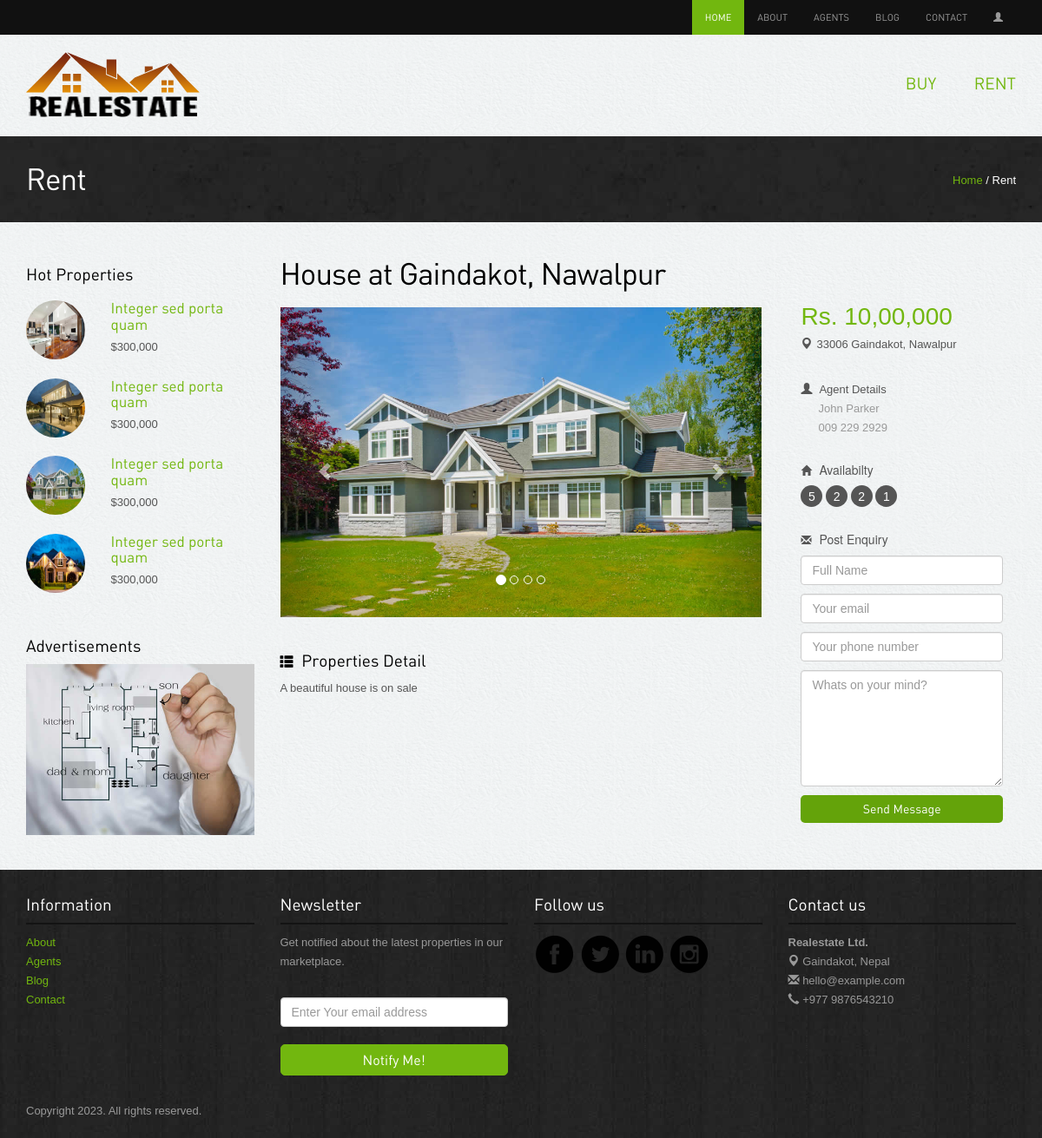
Before: /property-details/buy/1/ with the older database file.
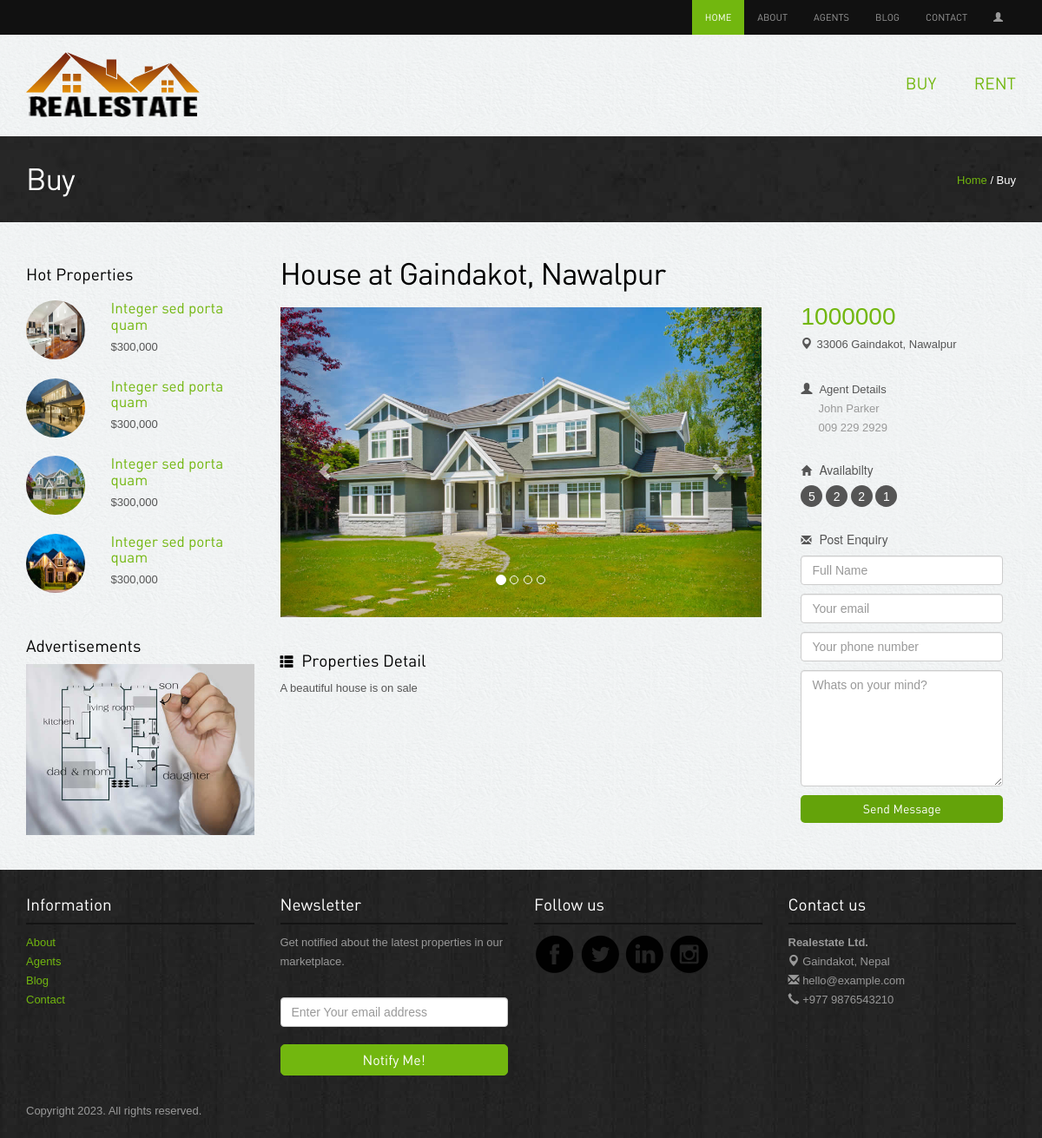
After: the same page with the newer database file.
### app/models.py (models this page shows)
class Property(models.Model):
    STATUS_CHOICES = [
        ("Select", "Select"),
        ("Available", "Available"),
        ("Rented", "Rented"),
        ("Sold", "Sold"),
    ]
    TYPE_CHOICES = [
        ("House", "House"),
        ("Land", "Land"),
        ("Apartment", "Apartment"),
        ("Commercial", "Commercial"),
    ]
    FOR_CHOICES = [
        ("Buyer", "Buyer"),
        ("Renter", "Renter"),
    ]
    property_type = models.CharField(
        max_length=100, choices=TYPE_CHOICES, default="select"
    )
    property_for = models.CharField(
        max_length=20, choices=FOR_CHOICES, default="select"
    )
    image = models.ImageField(blank=True, upload_to=image_validations)
    price = models.CharField(max_length=20, blank=True)
    city = models.CharField(max_length=50)
    district = models.CharField(max_length=200)
    zip_code = models.CharField(max_length=20)
    description = models.TextField()
    status = models.CharField(max_length=20, choices=STATUS_CHOICES, default="Select")
    def __str__(self):
        return f"{self.property_type} at {self.city}, {self.district}"

### app/views.py (the view, shortened to what this page needs)
class propertyDetailsPage(DetailView):
    template_name = "property-details.html"
    def get(self, request, model, pk):
        if model == "buy":
            property = get_object_or_404(Property, pk=pk)
        elif model == "rent":
            property = get_object_or_404(Property, pk=pk)
        return render(request, self.template_name, {"property": property})

### templates/property-details.html (shortened to what this page needs)
{% extends 'home.html' %}
{% load static %}
{% block content %}
<div class="inside-banner">
  <div class="container">
    {% if property.property_for == 'Buyer' %}
    <span class="pull-right"><a href="{% url 'home' %}">Home</a> / Buy</span>
    <h2>Buy</h2>
    {% else %}
    <span class="pull-right"><a href="{% url 'home' %}">Home</a> / Rent</span>
    <h2>Rent</h2>
    {% endif %}
  </div>
</div>
<div class="container">
  <div class="properties-listing spacer">
    <div class="row">
      <div class="col-lg-3 col-sm-4 hidden-xs">
        <div class="hot-properties hidden-xs">
          <h4>Hot Properties</h4>
          <div class="row">
            <div class="col-lg-4 col-sm-5"><img src="{% static 'images/properties/4.jpg' %}" class=" img-responsive
                img-circle" alt="properties" /></div>
            <div class="col-lg-8 col-sm-7">
              <h5><a href="#">Integer sed porta quam</a></h5>
              <p class="price">$300,000</p>
            </div>
          </div>
          <div class="row">
            <div class="col-lg-4 col-sm-5"><img src="{% static 'images/properties/1.jpg' %}" class=" img-responsive
                img-circle" alt="properties" /></div>
            <div class="col-lg-8 col-sm-7">
              <h5><a href="#">Integer sed porta quam</a></h5>
              <p class="price">$300,000</p>
            </div>
          </div>
          <div class="row">
            <div class="col-lg-4 col-sm-5"><img src="{% static 'images/properties/3.jpg' %}" class=" img-responsive
                img-circle" alt="properties" /></div>
            <div class="col-lg-8 col-sm-7">
              <h5><a href="#">Integer sed porta quam</a></h5>
              <p class="price">$300,000</p>
            </div>
          </div>
          <div class="row">
            <div class="col-lg-4 col-sm-5"><img src="{% static 'images/properties/2.jpg' %}" class=" img-responsive
                img-circle" alt="properties" /></div>
            <div class="col-lg-8 col-sm-7">
              <h5><a href="#">Integer sed porta quam</a></h5>
              <p class="price">$300,000</p>
            </div>
          </div>
        </div>
        <div class="advertisement">
          <h4>Advertisements</h4>
          <img src="{% static 'images/advertisements.jpg' %}" class=" img-responsive" alt="advertisement">
        </div>
      </div>
      <div class="col-lg-9 col-sm-8 ">
        {% if property %}
        <h2>{{property}}</h2>
        <div class="row">
          <div class="col-lg-8">
            <div class="property-images">
              <div id="myCarousel" class="carousel slide" data-ride="carousel">
                <ol class="carousel-indicators hidden-xs">
                  <li data-target="#myCarousel" data-slide-to="0" class="active"></li>
                  <li data-target="#myCarousel" data-slide-to="1" class=""></li>
                  <li data-target="#myCarousel" data-slide-to="2" class=""></li>
                  <li data-target="#myCarousel" data-slide-to="3" class=""></li>
                </ol>
                <div class="carousel-inner">
                  <div class="item active">
                    <img src="{{property.image.url}}" class=" properties" alt="properties" />
                  </div>
                </div>
                <a class="left carousel-control" href="#myCarousel" data-slide="prev"><span
                    class="glyphicon glyphicon-chevron-left"></span></a>
                <a class="right carousel-control" href="#myCarousel" data-slide="next"><span
                    class="glyphicon glyphicon-chevron-right"></span></a>
              </div>
            </div>
            <div class="spacer">
              <h4><span class="glyphicon glyphicon-th-list"></span> Properties Detail</h4>
              <p>{{property.description}}</p>
            </div>
          </div>
          <div class="col-lg-4">
            <div class="col-lg-12  col-sm-6">
              <div class="property-info">
                <p class="price">{{property.price}}</p>
                <p class="area"><span class="glyphicon glyphicon-map-marker"></span>{{property.zip_code}}
                  {{property.city}},
                  {{property.district}}
                </p>
                {% endif %}
                <div class="profile">
                  <span class="glyphicon glyphicon-user"></span> Agent Details
                  <p>John Parker<br>009 229 2929</p>
                </div>
              </div>
              <h6><span class="glyphicon glyphicon-home"></span> Availabilty</h6>
              <div class="listing-detail">
                <span data-toggle="tooltip" data-placement="bottom" data-original-title="Bed Room">5</span> <span
                  data-toggle="tooltip" data-placement="bottom" data-original-title="Living Room">2</span> <span
                  data-toggle="tooltip" data-placement="bottom" data-original-title="Parking">2</span> <span
                  data-toggle="tooltip" data-placement="bottom" data-original-title="Kitchen">1</span>
              </div>
            </div>
            <div class="col-lg-12 col-sm-6 ">
              <div class="enquiry">
                <h6><span class="glyphicon glyphicon-envelope"></span> Post Enquiry</h6>
                <form method="post" role="form" enctype="multipart/form-data">
                  <input type="text" class="form-control" placeholder="Full Name" name="full_name" />
                  <input type="text" class="form-control" placeholder="Your email" name="email_address" />
                  <input type="text" class="form-control" placeholder="Your phone number" name="phone_number" />
                  <textarea rows="6" class="form-control" placeholder="Whats on your mind?" name="message"></textarea>
                  <button type="submit" class="btn btn-primary" name="Submit">Send Message</button>
                </form>
              </div>
            </div>
          </div>
        </div>
      </div>
    </div>
  </div>
</div>
{% endblock %}

### templates/home.html (shortened to what this page needs)
{% extends 'index.html' %}
{% load static %}
{% block BeforeLogin %}
{% if user.is_authenticated %}
<li class="active"><a href="{% url 'home' %}">Home</a></li>
{% else %}
<li class="active"><a href="{% url 'index' %}">Home</a></li>
{% endif %}
{% endblock %}
{% block loginstatus %}
{% if user.is_authenticated %}
<li class="nav-item dropdown">
  <a class="nav-link dropdown-toggle" href="#" id="navbarDropdown" role="button" data-toggle="dropdown"
    aria-haspopup="true" aria-expanded="false"><strong>Welcome, {{ user.username }} </strong> &nbsp;<span
      class="glyphicon glyphicon-user"></span>
  </a>
  <div class="dropdown-menu" aria-labelledby="navbarDropdown">
    <a class="dropdown-item" href="{% url 'profile' %}"><b>View Profile</b></a>
    <div class="dropdown-divider"></div>
    <a class="dropdown-item" href="{% url 'logout' %}"><b>Logout</b></a>
  </div>
</li>
{% else %}
<li><a href="{% url 'login' %}"><span class="glyphicon glyphicon-user"></span></a></li>
{% endif %}
{% endblock %}

### templates/index.html (shortened to what this page needs)
<!DOCTYPE html>
<html lang="en">
{% load static %}
<head>
  <link rel="stylesheet" href="{% static 'assets/bootstrap/css/bootstrap.css' %}" />
  <link rel="stylesheet" href="{% static 'assets/style.css' %}" />
  <link rel="stylesheet" href="https://cdnjs.cloudflare.com/ajax/libs/dropzone/5.9.3/dropzone.min.css" />
  <link rel="stylesheet" href="{% static 'assets/owl-carousel/owl.carousel.css' %}">
  <link rel="stylesheet" href="{% static 'assets/owl-carousel/owl.theme.css' %}">
  <link rel="stylesheet" type="text/css" href="{% static 'assets/slitslider/css/style.css' %}" />
  <link rel="stylesheet" type="text/css" href="{% static 'assets/slitslider/css/custom.css' %}" />
</head>
<body>
  {% block header %}
  <div class="navbar-wrapper">
    <div class="navbar-inverse" role="navigation">
      <div class="container">
        <div class="navbar-collapse  collapse">
          <ul class="nav navbar-nav navbar-right">
            {% block BeforeLogin %}{% endblock %}
            <li><a href="{% url 'about' %}">About</a></li>
            <li><a href="{% url 'agents' %}">Agents</a></li>
            <li><a href="{% url 'blog' %}">Blog</a></li>
            <li><a href="{% url 'contact' %}">Contact</a></li>
            {% block loginstatus %}{% endblock %}
          </ul>
        </div>
      </div>
    </div>
  </div>
  {% endblock %}
  {% block subheader %}
  <div class="container">
    <div class="header">
      <a href="{% url 'home' %}"><img src="{% static 'images/logo.png' %}" alt="Realestate"></a>
      <ul class="pull-right">
        <li><a href="{% url 'buy' %}">Buy</a></li>
        <li><a href="{% url 'rent' %}">Rent</a></li>
      </ul>
    </div>
  </div>
  {% endblock %}
  {% block content %}{% endblock %}
  {% block footer %}
  <div class="footer">
    <div class="container">
      <div class="row">
        <div class="col-lg-3 col-sm-3">
          <h4>Information</h4>
          <ul class="row">
            <li class="col-lg-12 col-sm-12 col-xs-3"><a href="{% url 'about' %}">About</a></li>
            <li class="col-lg-12 col-sm-12 col-xs-3"><a href="{% url 'agents' %}">Agents</a></li>
            <li class="col-lg-12 col-sm-12 col-xs-3"><a href="{% url 'blog' %}">Blog</a></li>
            <li class="col-lg-12 col-sm-12 col-xs-3"><a href="{% url 'contact' %}">Contact</a></li>
          </ul>
        </div>
        <div class="col-lg-3 col-sm-3">
          <h4>Newsletter</h4>
          <p>Get notified about the latest properties in our marketplace.</p>
          <form class="form-inline" role="form">
            <input type="text" placeholder="Enter Your email address" class="form-control">
            <button class="btn btn-success" type="button">Notify Me!</button>
          </form>
        </div>
        <div class="col-lg-3 col-sm-3">
          <h4>Follow us</h4>
          <a href="https://www.facebook.com/sandeepsharmag35" target="_blank"><img
              src="{% static 'images/facebook.png' %}" alt="facebook"></a>
          <a href="https://twitter.com/slayrant/" target="_blank"><img src="{% static 'images/twitter.png' %}"
              alt="twitter"></a>
          <a href="#"><img src="{% static 'images/linkedin.png' %}" target="_blank" alt="linkedin"></a>
          <a href="https://instagram.com/sandip.slayrant/" target="_blank"><img
              src="{% static 'images/instagram.png' %}" alt="instagram"></a>
        </div>
        <div class="col-lg-3 col-sm-3">
          <h4>Contact us</h4>
          <p><b>Realestate Ltd.</b><br>
            <span class="glyphicon glyphicon-map-marker"></span> Gaindakot, Nepal <br>
            <span class="glyphicon glyphicon-envelope"></span> hello@example.com<br>
            <span class="glyphicon glyphicon-earphone"></span> +977 9876543210
          </p>
        </div>
      </div>
      <p class="copyright">Copyright 2023. All rights reserved. </p>
    </div>
  </div>
  {% endblock %}
</body>
</html>

### static/assets/style.css (style rules this page uses)
body { color:#555; font:normal 13px/22px Arial; background:url(../images/bgmain.png) #eee; }
h1,h2,h3,h4,h5 { font-weight:normal; font-family: din;margin: 0;padding: 0;color: #000 }
h2 { font-size: 35px; letter-spacing: -1px;margin-bottom: 20px; }
h4 { margin: 10px 0; font-size: 19px; }
h5 { margin: 0 0 5px 0; font-size: 17px; }
h6 { margin: 0 0 10px 0; font-size: 14px; }
h4 span { margin-right: 5px; font-size: 15px; }
h6 span { margin-right: 5px; font-size: 12px; }
p { margin-bottom: 30px; }
a { color:#72b70f; text-decoration:none;outline: none; }
.spacer { margin-top: 40px;margin-bottom:40px; }
select,input { outline: 0; margin-bottom: 20px; }
.btn { border-radius: 5px; font-family: din; outline: none; }
.btn-success { background: #72b70f;border:1px solid #72b70f;padding:6px 20px; font-size:16px; width: 100%; }
.btn-primary { background: #64a30a;border:none;width: 100%;border-radius: 20px; }
.header { padding: 20px 0; }
.header ul { list-style: none;margin: 0; padding: 0;margin-top: 25px; }
.header ul li { display: inline-block; padding: 0 0 0 40px; }
.header ul li a { font-size: 19px;font-family: din;text-transform: uppercase; }
.navbar-inverse { background-color: #111; }
.navbar-inverse .navbar-nav > li > a { font-size: 11px;padding-top: 10px;padding-bottom: 10px;font-family: din;text-transform: uppercase; }
.navbar-inverse .navbar-nav > .active > a, .navbar-inverse .navbar-nav > .active > a:hover, .navbar-inverse .navbar-nav > .active > a:focus { background-color: #72b70f; }
.listing-detail { margin-bottom: 30px; }
.listing-detail span { color: #fff; width: 25px; height: 25px; background-color: #555;display: inline-block;border-radius:25px; text-align: center;line-height: 26px; font-size: 14px;cursor: crosshair; }
.inside-banner { background:url(../images/bginside.jpg) #222;color: #fff; padding: 30px 0; }
.inside-banner h2 { margin: 0; color: #fff; }
.inside-banner span { margin-top: 10px; }
.hot-properties { margin-bottom: 50px; }
.hot-properties img { width: 68px; height: 68px; }
.hot-properties h4 { margin-bottom: 20px; }
.hot-properties .row { margin-bottom: 20px; }
.hot-properties .row p { margin-bottom: 5px; }
.property-info { margin:0 0 30px 0; }
.property-info span { margin-right: 5px; }
.property-info p { margin-bottom:10px; }
.property-info p.price { font-size: 28px;color: #72b70f;padding:0;border-radius: 5px; }
.property-info .profile { margin-top: 30px; }
.property-info .profile p { padding-left: 20px; color: #999; }
.enquiry input,.enquiry textarea { margin-bottom: 10px; }
.enquiry button { border-radius: 5px; }
.footer { background:url(../images/bg.jpg) #222; padding: 20px 0; color: #999; }
.footer h4 { color: #fff;border-bottom: 2px solid #131313;margin-bottom: 10px;padding-bottom: 10px; }
.footer ul { list-style: none;padding: 0; }
.footer p.copyright { margin: 30px 0 0 0; }

Changed rows visible on the page:
changed Property "House at Gaindakot, Nawalpur": property_for "buyer" → "Buyer" (drawn); price "Rs. 10,00,000" → "1000000"
Other visible differences:
text no longer shown: "/ Rent Rent"
text now shown: "/ Buy Buy"
